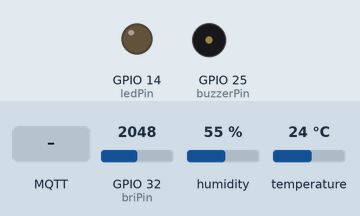
Recording of a sketch running on a simulated ESP32. Shown: output pins drawn as LEDs (lit = HIGH), buzzer (waves = sounding, pin HIGH). The test bench sets the inputs (shaded band); at power-on: GPIO 32 (briPin) = 2048, humidity 55 %, temperature 24 °C (analog values on the 0–4095 scale). WiFi joins after 1.5 s; servers stay silent unless stated; no MQTT or app messages arrive unless stated; what the sketch prints to the serial monitor is not drawn.

Above: at 2.7 s.
2.8 s: MQTT message "ON" arrives on the second subscribed topic
At 3.7 s:
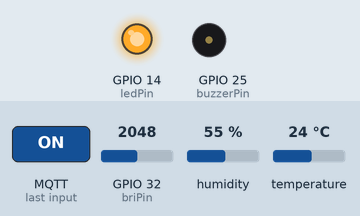
4.5 s: MQTT message "ON" arrives on the first subscribed topic
6.0 s: GPIO 32 (briPin) set to 4095
At 6.9 s:
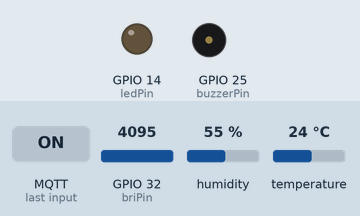
7.6 s: GPIO 32 (briPin) set to 3603
At 8.5 s:
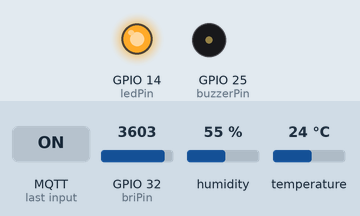
9.1 s: MQTT message "0" arrives on the first subscribed topic
Timing chart, 0 to 11.6 s (numbered marks = the images above; inputs shaded):
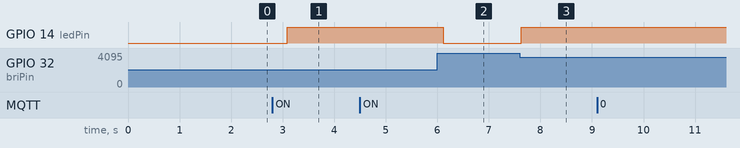

Measured:
- after the input at 2.8 s, GPIO 14 (ledPin): LOW → HIGH after 0.29 s
- after the input at 4.5 s, every drawn part: stays the same
- after the input at 6.0 s, GPIO 14 (ledPin): HIGH → LOW after 0.12 s
- after the input at 7.6 s, GPIO 14 (ledPin): LOW → HIGH at once
- after the input at 9.1 s, every drawn part: stays the same

The sketch:

sketch.ino
```cpp
#include <WiFi.h>
#include <PubSubClient.h>
#include <WiFiClientSecure.h>
#include "DHTesp.h"

const char *mqtt_server = "fb18f775ad6a416da588f836c40332b4.s2.eu.hivemq.cloud";

const char *ssid = "hidden";
const char *password = "hidden";

const char *mqtt_user = "esp32";
const char *mqtt_pass = "hidden";

WiFiClientSecure espClient;
PubSubClient client(espClient);

DHTesp dht;
int dhtPin = 13;
int briPin = 32;
int ledPin = 14;
int buzzerPin = 25;

int minBrightness = 100;
int maxBrightness = 500;

int minTemperature = 20;
int maxTemperature = 30;

int minHumidity = 50;
int maxHumidity = 60;

float previousTemperature = 25;
float previousHumidity = 55;

bool useBuzzer = false;

void setup_wifi()
{
    delay(10);
    Serial.println("Connecting to WiFi");
    WiFi.begin(ssid, password);
    while (WiFi.status() != WL_CONNECTED)
    {
        delay(500);
        Serial.print(".");
    }

    espClient.setInsecure();
    Serial.println("Connected to WiFi");
}

void reconnect()
{
    while (!client.connected())
    {
        Serial.print("Attempting MQTT connection...");
        if (client.connect("ESP32Client", mqtt_user, mqtt_pass))
        {
            client.subscribe("esp32/settings/minBrightness");
            client.subscribe("esp32/settings/maxBrightness");
            client.subscribe("esp32/settings/minTemperature");
            client.subscribe("esp32/settings/maxTemperature");
            client.subscribe("esp32/settings/minHumidity");
            client.subscribe("esp32/settings/maxHumidity");
            client.subscribe("esp32/settings/useBuzzer");
            Serial.println("connected");
        }
        else
        {
            Serial.print("failed, rc=");
            Serial.print(client.state());
            delay(5000);
        }
    }
}

void setup()
{
    analogReadResolution(12);
    pinMode(ledPin, OUTPUT);
    pinMode(buzzerPin, OUTPUT);
    dht.setup(dhtPin, DHTesp::DHT11);
    Serial.begin(115200);
    setup_wifi();
    client.setServer(mqtt_server, 8883);
    client.setCallback(callback);
}

void loop()
{
    if (!client.connected())
    {
        reconnect();
    }
    client.loop();

    int rawValue = analogRead(briPin);
    int invertedValue = 4095 - rawValue; // Invert because higher raw ADC means lower brightness sensor voltage
    float lumens = adcToLumens(invertedValue);

    char msg[50];
    snprintf(msg, 50, "%.2f", lumens);
    client.publish("esp32/brightness", msg);

    TempAndHumidity newValues = dht.getTempAndHumidity();
    if (dht.getStatus() == 0)
    {
        snprintf(msg, 50, "%.2f", newValues.temperature);
        client.publish("esp32/temperature", msg);
        previousTemperature = newValues.temperature;

        snprintf(msg, 50, "%.2f", newValues.humidity);
        previousHumidity = newValues.humidity;
        client.publish("esp32/humidity", msg);

        Serial.println(" Published. Temperature:" + String(newValues.temperature) +
                       " Humidity:" + String(newValues.humidity) + " Brightness: " + String(lumens));
        checkConditions(lumens, newValues.temperature, newValues.humidity);
    }
    else
    {
        Serial.println("DHT sensor not ready, skipping temperature/humidity publish.");
        Serial.println(" Published. Brightness: " + String(lumens));
        checkConditions(lumens, previousTemperature, previousHumidity);
    }

    delay(1500);
}

float adcToLumens(int adcVal)
{
    float normalized = (float)adcVal / 4095.0;
    return pow(normalized, 2.2) * 1000;
}

void checkConditions(float brightness, float temperature, float humidity)
{
    if (brightness >= minBrightness && brightness <= maxBrightness && temperature >= minTemperature && temperature <= maxTemperature && humidity >= minHumidity && humidity <= maxHumidity)
    {
        digitalWrite(ledPin, LOW);
    }
    else
    {
        digitalWrite(ledPin, HIGH);
        if (useBuzzer)
        {
            digitalWrite(buzzerPin, HIGH);
            delay(200);
            digitalWrite(buzzerPin, LOW);
        }
    }
}

void callback(char *topic, byte *payload, unsigned int length)
{
    String topicStr = String(topic);
    String message;
    for (int i = 0; i < length; i++)
    {
        message += (char)payload[i];
    }

    Serial.print("Message arrived [");
    Serial.print(topicStr);
    Serial.print("]: ");
    Serial.println(message);

    if (topicStr == "esp32/settings/useBuzzer")
    {
        useBuzzer = (message == "ON");
        Serial.print("Updated useBuzzer: ");
        Serial.println(useBuzzer ? "true" : "false");
    }

    int value = message.toInt();

    if (topicStr == "esp32/settings/minBrightness")
    {
        minBrightness = value;
        Serial.print("Updated minBrightness: ");
        Serial.println(minBrightness);
    }
    else if (topicStr == "esp32/settings/maxBrightness")
    {
        maxBrightness = value;
        Serial.print("Updated maxBrightness: ");
        Serial.println(maxBrightness);
    }
    else if (topicStr == "esp32/settings/minTemperature")
    {
        minTemperature = value;
        Serial.print("Updated minTemperature: ");
        Serial.println(minTemperature);
    }
    else if (topicStr == "esp32/settings/maxTemperature")
    {
        maxTemperature = value;
        Serial.print("Updated maxTemperature: ");
        Serial.println(maxTemperature);
    }
    else if (topicStr == "esp32/settings/minHumidity")
    {
        minHumidity = value;
        Serial.print("Updated minHumidity: ");
        Serial.println(minHumidity);
    }
    else if (topicStr == "esp32/settings/maxHumidity")
    {
        maxHumidity = value;
        Serial.print("Updated maxHumidity: ");
        Serial.println(maxHumidity);
    }
}
```
